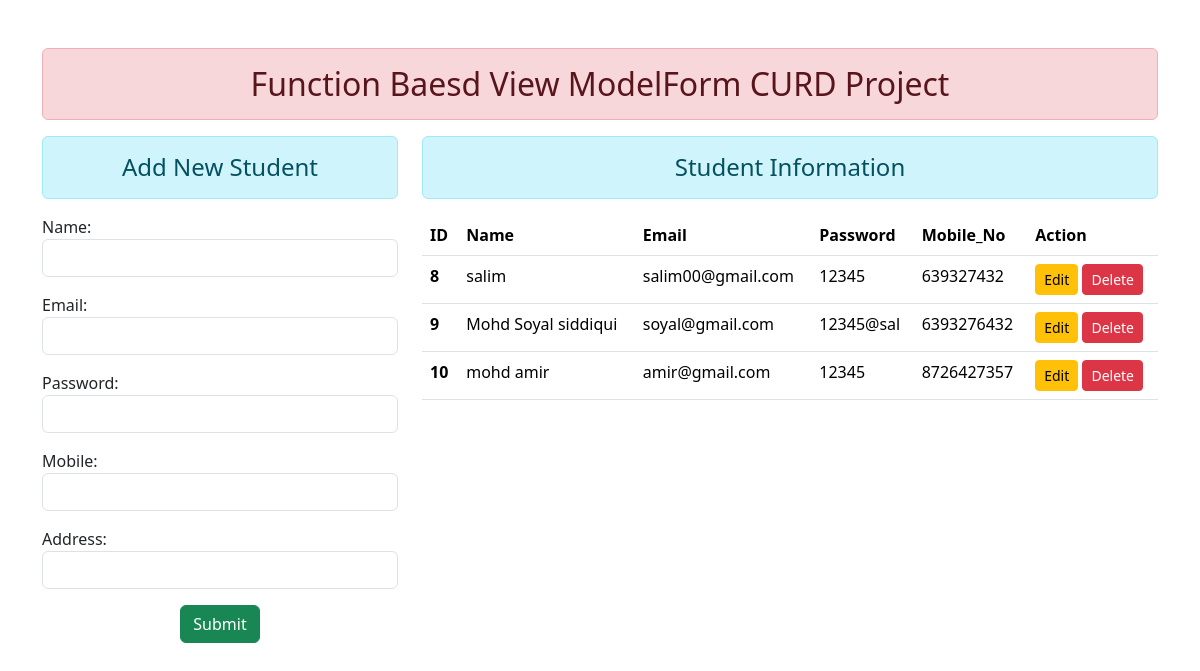
The page / on the database its author committed.
### mobile/models.py (models this page shows)
class Student(models.Model):
    name = models.CharField(max_length=100)
    email = models.EmailField(max_length=100)
    password = models.CharField(max_length=100)
    mobile = models.CharField(max_length=100)  # Change to CharField for storing phone numbers
    address = models.CharField(max_length=100)

### mobile/views.py (the view)
# urls.py: 2. Add a URL to urlpatterns:  path('', views.home, name='home')
def home(request):
    if request.method == 'POST':
        fm = studentreg(request.POST)
        if fm.is_valid():
            name = fm.cleaned_data['name']
            email = fm.cleaned_data['email']
            password = fm.cleaned_data['password']
            mobile = fm.cleaned_data['mobile']
            address = fm.cleaned_data['address']
            saved = Student(name=name, email=email, password=password, mobile=mobile, address=address)
            saved.save()
            return redirect('home')
    else:
        fm = studentreg()
        data=Student.objects.all()
    return render(request, 'index.html', {'fm': fm,'data':data})

### mobile/forms.py
class studentreg(forms.ModelForm):
    class Meta:
        model =Student
        fields =['name','email','password','mobile','address']
        widgets ={
            'name':forms.TextInput(attrs={'class':'form-control'}),
            'email':forms.EmailInput(attrs={'class':'form-control'}),
            'password':forms.PasswordInput(render_value=True,attrs={'class':'form-control'}),
            'mobile':forms.TextInput(attrs={'class':'form-control'}),
            'address':forms.TextInput(attrs={'class':'form-control'}),
        }

### template/index.html (shortened to what this page needs)
{% extends 'home.html' %}
{% block contain %}
<div class="row">
    <div class="col-4">
        <h4 class="text-center alert alert-info">Add New Student</h4>
        <form action="" method="POST">
            {{fm.as_p}}
            <div class="text-center">
                <input type="submit" class="btn btn-success">
            </div>
        </form>
    </div>
    <div class="col-8">
        <h4 class="text-center alert alert-info">Student Information</h4>
        <table class="table caption-top">
            <thead>
                <tr>
                    <th scope="col">ID</th>
                    <th scope="col">Name</th>
                    <th scope="col">Email</th>
                    <th scope="col">Password</th>
                    <th scope="col">Mobile_No</th>
                    <th scope="col">Action</th>
                </tr>
            </thead>
            <tbody>
                {% for i in data %}
                <tr>
                    <th scope="row">{{i.id}}</th>
                    <td>{{i.name}}</td>
                    <td>{{i.email}}</td>
                    <td>{{i.password}}</td>
                    <td>{{i.mobile}}</td>
                    <td><a href="{% url 'update' i.id %}" class="btn btn-warning btn-sm">Edit</a>
                        <a href="{% url 'delete' i.id %}" class="btn btn-danger btn-sm">Delete</a>
                    </td>
                </tr>
                {% endfor %}
            </tbody>
        </table>
    </div>
</div>
{% endblock %}

### template/home.html (shortened to what this page needs)
<!DOCTYPE html>
<html lang="en">
<head>
    <link href="https://cdn.jsdelivr.net/npm/bootstrap@5.3.2/dist/css/bootstrap.min.css" rel="stylesheet">
</head>
<body>
    <div class="container mt-5">
        <h2 class="text-center alert alert-danger">Function Baesd View ModelForm CURD Project</h2>
        {% block contain %}
        {% endblock %}
    </div>
</body>
</html>

### rows shown on the page
Student: id "8", name "salim", email "salim00@gmail.com", password "12345", mobile "639327432"
Student: id "9", name "Mohd Soyal siddiqui", email "soyal@gmail.com", password "12345@sal", mobile "6393276432"
Student: id "10", name "mohd amir", email "amir@gmail.com", password "12345", mobile "8726427357"
